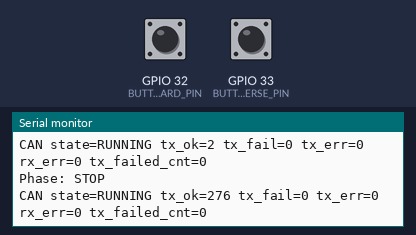
Bench run of a program on a simulated ESP32. Shown: the last lines printed to the serial monitor. The test bench sets the inputs (shaded band); at power-on: GPIO 32 (BUTTON_FORWARD_PIN) HIGH, GPIO 33 (BUTTON_REVERSE_PIN) HIGH. No CAN messages arrive unless stated.

Above: at 1.4 s.
1.5 s: GPIO 32 (BUTTON_FORWARD_PIN) pulled LOW for 0.15 s
At 1.9 s:
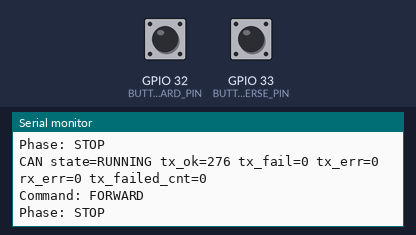
3.1 s: GPIO 33 (BUTTON_REVERSE_PIN) pulled LOW for 0.15 s
At 3.26 s:
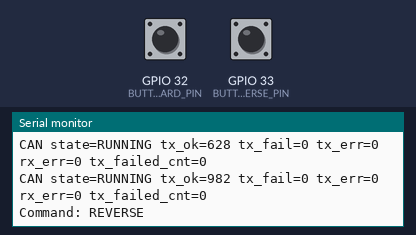
4.7 s: GPIO 32 (BUTTON_FORWARD_PIN) pulled LOW for 1 s
At 4.93 s:
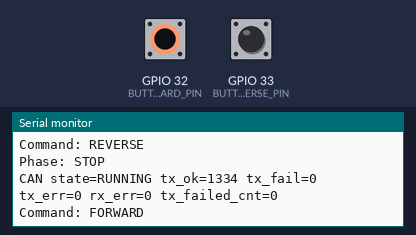
7.2 s: GPIO 33 (BUTTON_REVERSE_PIN) pulled LOW for 1 s
At 7.9 s:
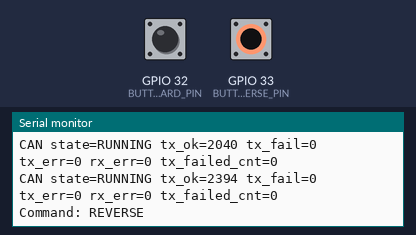
Timing chart, 0 to 10.2 s (numbered marks = the images above; inputs shaded):
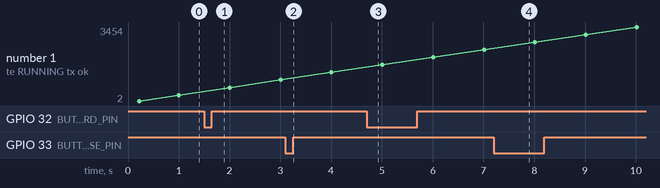

Measured:
- after the input at 1.5 s, the serial monitor: prints a new line at once (image 1)
- after the input at 3.1 s, the serial monitor: prints a new line at once (image 2)
- after the input at 4.7 s, the serial monitor: prints a new line at once (image 3)
- after the input at 7.2 s, the serial monitor: prints a new line at once (image 4)
- plotted number 1: 276 → 982 after the input at 1.5 s, 982 → 1334 after the input at 3.1 s, 1334 → 2394 after the input at 4.7 s, 2394 → 3454 after the input at 7.2 s

The program:

main.cpp
```cpp
#include <Arduino.h>
#include <driver/twai.h>
#include <string.h>

constexpr gpio_num_t CAN_TXD_PIN = GPIO_NUM_22;
constexpr gpio_num_t CAN_RXD_PIN = GPIO_NUM_23;
constexpr bool CAN_NO_ACK_MODE = false;
constexpr uint32_t DEVICE_ID = 4;

constexpr uint32_t BASE_ID_HEARTBEAT = 0x2052C80;
constexpr uint32_t BASE_ID_DUTY_CYCLE_SET = 0x2050080;

constexpr int BUTTON_FORWARD_PIN = 32;
constexpr int BUTTON_REVERSE_PIN = 33;

constexpr float TARGET_DUTY_CYCLE = 0.50f;
constexpr float STOP_DUTY_CYCLE = 0.0f;
constexpr uint32_t HEARTBEAT_INTERVAL_MS = 5;
constexpr uint32_t CONTROL_INTERVAL_MS = 5;
constexpr uint32_t DEBOUNCE_MS = 25;
constexpr float RAMP_DUTY_PER_SEC = 1.0f;

uint32_t lastHeartbeatMs = 0;
uint32_t lastControlMs = 0;
uint32_t lastDiagMs = 0;
uint32_t txOkCount = 0;
uint32_t txFailCount = 0;
float lastCommandedDuty = 999999.0f;
float smoothedDuty = STOP_DUTY_CYCLE;

bool forwardStablePressed = false;
bool reverseStablePressed = false;
bool forwardLastRawPressed = false;
bool reverseLastRawPressed = false;
uint32_t forwardLastChangeMs = 0;
uint32_t reverseLastChangeMs = 0;

bool updateDebouncedPressed(int pin, bool &lastRawPressed, bool &stablePressed, uint32_t &lastChangeMs, uint32_t nowMs) {
  bool rawPressed = digitalRead(pin) == LOW;

  if (rawPressed != lastRawPressed) {
    lastRawPressed = rawPressed;
    lastChangeMs = nowMs;
  }

  if ((nowMs - lastChangeMs) >= DEBOUNCE_MS) {
    stablePressed = rawPressed;
  }

  return stablePressed;
}

float getDutyFromButtons(bool forwardPressed, bool reversePressed) {
  if (forwardPressed && !reversePressed) {
    return TARGET_DUTY_CYCLE;
  }
  if (reversePressed && !forwardPressed) {
    return -TARGET_DUTY_CYCLE;
  }
  return STOP_DUTY_CYCLE;
}

float applyRamp(float currentDuty, float targetDuty, float deltaTimeSec) {
  float maxStep = RAMP_DUTY_PER_SEC * deltaTimeSec;

  if (targetDuty > currentDuty) {
    currentDuty += maxStep;
    if (currentDuty > targetDuty) {
      currentDuty = targetDuty;
    }
  } else if (targetDuty < currentDuty) {
    currentDuty -= maxStep;
    if (currentDuty < targetDuty) {
      currentDuty = targetDuty;
    }
  }

  return currentDuty;
}

const char* twaiStateToText(twai_state_t state) {
  switch (state) {
    case TWAI_STATE_STOPPED:
      return "STOPPED";
    case TWAI_STATE_RUNNING:
      return "RUNNING";
    case TWAI_STATE_BUS_OFF:
      return "BUS_OFF";
    case TWAI_STATE_RECOVERING:
      return "RECOVERING";
    default:
      return "UNKNOWN";
  }
}

bool sendExtendedFrame(uint32_t extId, const uint8_t *data, uint8_t dataLen) {
  twai_message_t msg{};
  msg.identifier = extId;
  msg.extd = 1;
  msg.rtr = 0;
  msg.data_length_code = dataLen;
  for (uint8_t i = 0; i < dataLen; i++) {
    msg.data[i] = data[i];
  }

  esp_err_t err = twai_transmit(&msg, pdMS_TO_TICKS(10));
  if (err == ESP_OK) {
    txOkCount++;
    return true;
  }
  txFailCount++;
  return false;
}

bool sendHeartbeat() {
  const uint8_t heartbeatData[8] = {255, 255, 255, 255, 255, 255, 255, 255};
  return sendExtendedFrame(BASE_ID_HEARTBEAT, heartbeatData, 8);
}

bool sendDutyCycleSetpoint(float dutyCycle) {
  uint8_t controlData[8] = {0, 0, 0, 0, 0, 0, 0, 0};
  memcpy(controlData, &dutyCycle, sizeof(dutyCycle));
  uint32_t controlId = BASE_ID_DUTY_CYCLE_SET + DEVICE_ID;
  return sendExtendedFrame(controlId, controlData, 8);
}

void printCanStatus() {
  twai_status_info_t info{};
  if (twai_get_status_info(&info) == ESP_OK) {
    Serial.print("CAN state=");
    Serial.print(twaiStateToText(info.state));
    Serial.print(" tx_ok=");
    Serial.print(txOkCount);
    Serial.print(" tx_fail=");
    Serial.print(txFailCount);
    Serial.print(" tx_err=");
    Serial.print(info.tx_error_counter);
    Serial.print(" rx_err=");
    Serial.print(info.rx_error_counter);
    Serial.print(" tx_failed_cnt=");
    Serial.println(info.tx_failed_count);
  }
}

bool initCan() {
  twai_mode_t mode = CAN_NO_ACK_MODE ? TWAI_MODE_NO_ACK : TWAI_MODE_NORMAL;
  twai_general_config_t gConfig = TWAI_GENERAL_CONFIG_DEFAULT(CAN_TXD_PIN, CAN_RXD_PIN, mode);
  twai_timing_config_t tConfig = TWAI_TIMING_CONFIG_1MBITS();
  twai_filter_config_t fConfig = TWAI_FILTER_CONFIG_ACCEPT_ALL();

  if (twai_driver_install(&gConfig, &tConfig, &fConfig) != ESP_OK) {
    return false;
  }

  if (twai_start() != ESP_OK) {
    return false;
  }

  return true;
}

void setup() {
  Serial.begin(115200);
  delay(200);

  pinMode(BUTTON_FORWARD_PIN, INPUT_PULLUP);
  pinMode(BUTTON_REVERSE_PIN, INPUT_PULLUP);

  uint32_t nowMs = millis();
  forwardLastRawPressed = (digitalRead(BUTTON_FORWARD_PIN) == LOW);
  reverseLastRawPressed = (digitalRead(BUTTON_REVERSE_PIN) == LOW);
  forwardStablePressed = forwardLastRawPressed;
  reverseStablePressed = reverseLastRawPressed;
  forwardLastChangeMs = nowMs;
  reverseLastChangeMs = nowMs;

  Serial.println("Booting SPARK MAX CAN drive...");
  Serial.print("ESP32->Transceiver TXD pin: ");
  Serial.println(static_cast<int>(CAN_TXD_PIN));
  Serial.print("ESP32<-Transceiver RXD pin: ");
  Serial.println(static_cast<int>(CAN_RXD_PIN));
  Serial.print("CAN mode: ");
  Serial.println(CAN_NO_ACK_MODE ? "NO_ACK (single-node test)" : "NORMAL (requires ACK)");
  Serial.print("Device ID: ");
  Serial.println(DEVICE_ID);
  Serial.print("Duty target (-1..1): ");
  Serial.println(TARGET_DUTY_CYCLE, 3);
  Serial.print("Ramp rate (duty/sec): ");
  Serial.println(RAMP_DUTY_PER_SEC, 3);
  Serial.print("Forward button pin: ");
  Serial.println(BUTTON_FORWARD_PIN);
  Serial.print("Reverse button pin: ");
  Serial.println(BUTTON_REVERSE_PIN);
  Serial.println("Control: hold FWD or REV, release for STOP");

  if (!initCan()) {
    Serial.println("CAN init failed");
    while (true) {
      delay(1000);
    }
  }

  sendHeartbeat();
  sendDutyCycleSetpoint(STOP_DUTY_CYCLE);
  Serial.println("SPARK MAX CAN stream started");
  printCanStatus();
}

void loop() {
  uint32_t nowMs = millis();

  bool forwardPressed = updateDebouncedPressed(
    BUTTON_FORWARD_PIN,
    forwardLastRawPressed,
    forwardStablePressed,
    forwardLastChangeMs,
    nowMs
  );
  bool reversePressed = updateDebouncedPressed(
    BUTTON_REVERSE_PIN,
    reverseLastRawPressed,
    reverseStablePressed,
    reverseLastChangeMs,
    nowMs
  );

  float targetSetpoint = getDutyFromButtons(forwardPressed, reversePressed);

  if (targetSetpoint != lastCommandedDuty) {
    if (targetSetpoint > 0.0f) {
      Serial.println("Command: FORWARD");
    } else if (targetSetpoint < 0.0f) {
      Serial.println("Command: REVERSE");
    } else {
      Serial.println("Phase: STOP");
    }
    lastCommandedDuty = targetSetpoint;
  }

  if ((nowMs - lastHeartbeatMs) >= HEARTBEAT_INTERVAL_MS) {
    sendHeartbeat();
    lastHeartbeatMs = nowMs;
  }

  if ((nowMs - lastControlMs) >= CONTROL_INTERVAL_MS) {
    float deltaTimeSec = static_cast<float>(nowMs - lastControlMs) / 1000.0f;
    smoothedDuty = applyRamp(smoothedDuty, targetSetpoint, deltaTimeSec);
    sendDutyCycleSetpoint(smoothedDuty);
    lastControlMs = nowMs;
  }

  if ((nowMs - lastDiagMs) >= 1000) {
    printCanStatus();
    lastDiagMs = nowMs;
  }

  delay(5);
}
```
